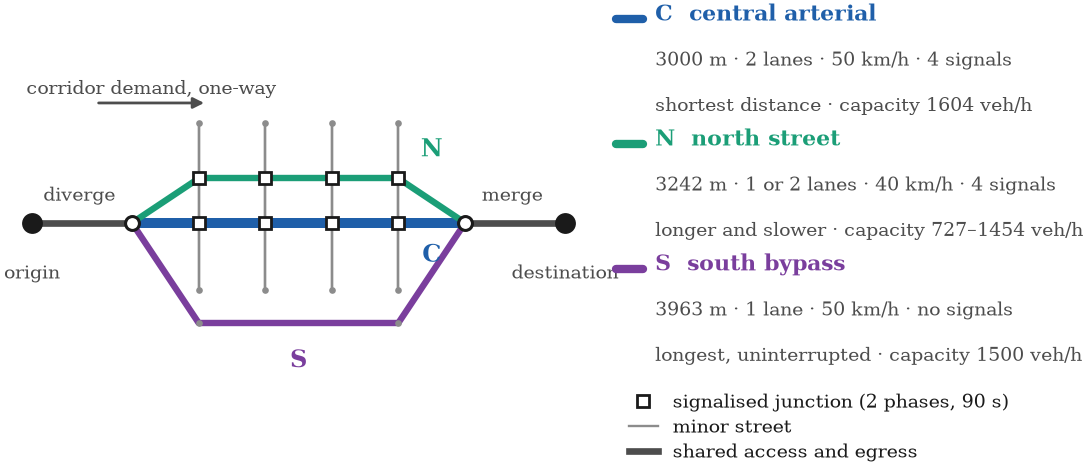

Reproduce this figure in Python.
"""Figure 1 -- the scenario network and its competing route structure.

Geometry, lane counts and speed limits are READ FROM THE BUILT NETWORK FILE,
so the figure cannot drift from the network that was actually simulated.
"""
import os, sys, xml.etree.ElementTree as ET
import matplotlib.pyplot as plt
from matplotlib.lines import Line2D
from matplotlib.gridspec import GridSpec
sys.path.insert(0, os.path.dirname(os.path.abspath(__file__)))
import style as ST

NET = os.path.join(os.path.dirname(os.path.abspath(__file__)),
                   "..", "scenario", "agb_alt1.net.xml")
CAP = {"C": 1604, "N": 727, "S": 1500}          # measured, tests/test_capacity.py


def read_net(path):
    root = ET.parse(path).getroot()
    nodes, edges = {}, {}
    for j in root.findall("junction"):
        if j.get("type") != "internal":
            nodes[j.get("id")] = (float(j.get("x")), float(j.get("y")), j.get("type"))
    for e in root.findall("edge"):
        if e.get("function") == "internal":
            continue
        ls = e.findall("lane")
        edges[e.get("id")] = dict(frm=e.get("from"), to=e.get("to"), n=len(ls),
                                  speed=float(ls[0].get("speed")),
                                  length=float(ls[0].get("length")))
    return nodes, edges


def main():
    ST.setup()
    nodes, edges = read_net(NET)
    fig = plt.figure(figsize=(6.6, 2.95))
    gs = GridSpec(1, 2, width_ratios=[1.0, 0.72], wspace=0.06, figure=fig)
    ax = fig.add_subplot(gs[0, 0]); tx = fig.add_subplot(gs[0, 1]); tx.axis("off")
    COL = {"C": ST.POL["P1"], "N": ST.POL["P3"], "S": ST.POL["P4"]}

    def fam(eid):
        return ("C" if eid.startswith("c") else "N" if eid.startswith("n")
                else "S" if eid.startswith("s") else
                "A" if eid in ("w_d", "m_e") else "X")

    for eid, e in edges.items():
        x0, y0, _ = nodes[e["frm"]]; x1, y1, _ = nodes[e["to"]]
        f = fam(eid)
        if f == "X":
            ax.plot([x0, x1], [y0, y1], color=ST.INK3, lw=0.85, zorder=1)
        elif f == "A":
            ax.plot([x0, x1], [y0, y1], color=ST.INK2, lw=2.4, zorder=2,
                    solid_capstyle="round")
        else:
            ax.plot([x0, x1], [y0, y1], color=COL[f], lw=1.0 + 1.3 * e["n"],
                    zorder=3, solid_capstyle="round")
    # corridor letters, placed in the clear span between cross streets
    for k, x, y, dy in (("C", 2700, 0, -14), ("N", 2700, 400, 8),
                        ("S", 1500, -900, -16)):
        ax.annotate(k, (x, y), textcoords="offset points", xytext=(0, dy),
                    ha="center", fontsize=ST.TEXT + 0.5, color=COL[k],
                    fontweight="bold")

    for nid, (x, y, t) in nodes.items():
        if t == "traffic_light":
            ax.plot(x, y, "s", ms=4.4, mfc="white", mec=ST.INK, mew=1.0, zorder=5)
        elif nid in ("W", "E"):
            ax.plot(x, y, "o", ms=7.5, mfc=ST.INK, mec="none", zorder=5)
            ax.annotate("origin" if nid == "W" else "destination", (x, y),
                        textcoords="offset points", xytext=(0, -20), ha="center",
                        fontsize=ST.TEXT - 1.2, color=ST.INK2)
        elif nid in ("D", "M"):
            ax.plot(x, y, "o", ms=5, mfc="white", mec=ST.INK, mew=1.1, zorder=6)
            ax.annotate("diverge" if nid == "D" else "merge", (x, y),
                        textcoords="offset points",
                        xytext=(-6 if nid == "D" else 6, 8),
                        ha="right" if nid == "D" else "left",
                        fontsize=ST.TEXT - 1.2, color=ST.INK2)
        else:
            ax.plot(x, y, "o", ms=2.4, mfc=ST.INK3, mec="none", zorder=4)

    ax.annotate("", xy=(700, 1080), xytext=(-350, 1080),
                arrowprops=dict(arrowstyle="-|>", color=ST.INK2, lw=1.0))
    ax.annotate("corridor demand, one-way", (175, 1120), ha="center", va="bottom",
                fontsize=ST.TEXT - 1.2, color=ST.INK2)
    ax.set_xlim(-1150, 4050); ax.set_ylim(-1420, 1280)
    ax.set_aspect("equal"); ax.axis("off")

    rows = [("C", "central arterial",
             "3000 m · 2 lanes · 50 km/h · 4 signals",
             f"shortest distance · capacity {CAP['C']} veh/h"),
            ("N", "north street",
             "3242 m · 1 or 2 lanes · 40 km/h · 4 signals",
             f"longer and slower · capacity {CAP['N']}–{2*CAP['N']} veh/h"),
            ("S", "south bypass",
             "3963 m · 1 lane · 50 km/h · no signals",
             f"longest, uninterrupted · capacity {CAP['S']} veh/h")]
    y = 1.00
    for k, name, geom, role in rows:
        tx.plot([0.01, 0.075], [y - 0.035, y - 0.035], color=COL[k], lw=3.0,
                transform=tx.transAxes, clip_on=False, solid_capstyle="round")
        tx.text(0.105, y, f"{k}  {name}", transform=tx.transAxes, va="top",
                fontsize=ST.TEXT, color=COL[k], fontweight="bold")
        tx.text(0.105, y - 0.105, geom, transform=tx.transAxes, va="top",
                fontsize=ST.TEXT - 1.2, color=ST.INK2)
        tx.text(0.105, y - 0.205, role, transform=tx.transAxes, va="top",
                fontsize=ST.TEXT - 1.2, color=ST.INK2)
        y -= 0.275
    h = [Line2D([], [], color=ST.INK, marker="s", ls="none", ms=4.4, mfc="white",
                mew=1.0, label="signalised junction (2 phases, 90 s)"),
         Line2D([], [], color=ST.INK3, lw=0.85, label="minor street"),
         Line2D([], [], color=ST.INK2, lw=2.4, label="shared access and egress")]
    tx.legend(handles=h, loc="lower left", bbox_to_anchor=(0.02, -0.03),
              handlelength=1.5, labelspacing=0.32, borderpad=0.0,
              fontsize=ST.TEXT - 1.2)
    ST.save(fig, "fig1_network")


if __name__ == "__main__":
    main()
